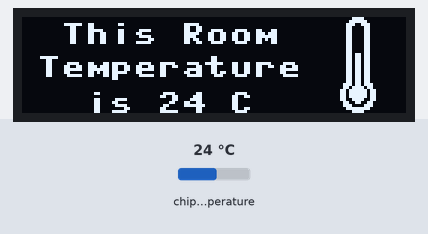
This program was run on a simulated Raspberry Pi Pico running MicroPython. Parts: 128×32 one-colour display. The inputs (shaded band) are chosen by the test bench; at power-on: chip temperature 24 °C. Library files of the repository ran but are not shown: ssd1306.py; what the program prints to the serial console is not drawn.

Above: at 1.2 s.
1.3 s: chip temperature set to 1 °C
At 3.3 s:
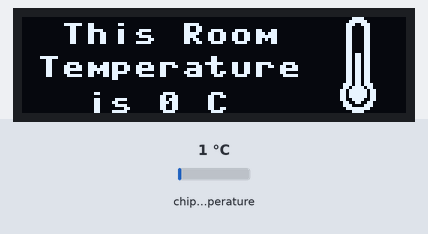
4.0 s: chip temperature set to 11 °C
At 5.4 s:
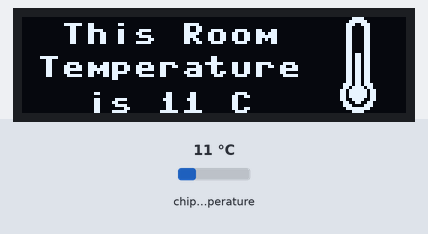
6.7 s: chip temperature set to 22 °C
At 9.4 s:
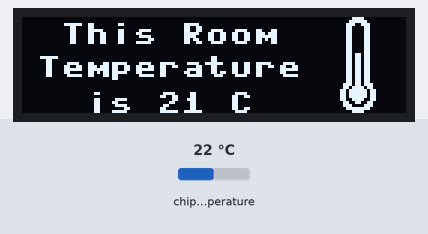
Timing chart, 0 to 10.9 s (numbered marks = the images above; inputs shaded):
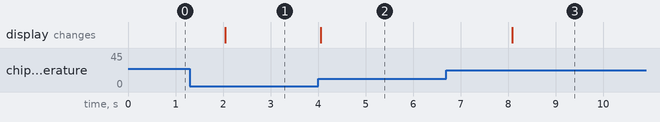

Measured:
- after the input at 1.3 s, the display: changes after 0.75 s (image 1)
- after the input at 4.0 s, the display: changes after 0.06 s (image 2)
- after the input at 6.7 s, the display: changes after 1.4 s (image 3)

The program:

main.py
```python
# Thermometer with Oled Display SSD1306
from machine import Pin, I2C, ADC
from ssd1306 import SSD1306_I2C
import framebuf
import utime

WIDTH  = 128                                            # oled display width
HEIGHT = 32                                             # oled display height

i2c = I2C(0)                                            # Init I2C using I2C0 defaults, SCL=Pin(GP9), SDA=Pin(GP8), freq=400000
print("I2C Address      : "+hex(i2c.scan()[0]).upper()) # Display device address
print("I2C Configuration: "+str(i2c))                   # Display I2C config


oled = SSD1306_I2C(WIDTH, HEIGHT, i2c)                  # Init oled display

# Thermometer logo as 32x32 bytearray
buffer = bytearray(b"\x00\x03\xc0\x00\x00\x07\xe0\x00\x00\x0e\x70\x00\x00\x0c\x30\x00\x00\x0c\x30\x00\x00\x0c\x30\x00\x00\x0c\x30\x00\x00\x0c\x30\x00\x00\x0c\x30\x00\x00\x0c\x30\x00\x00\x0c\x30\x00\x00\x0c\x30\x00\x00\x0d\xb0\x00\x00\x0d\xb0\x00\x00\x0d\xb0\x00\x00\x0d\xb0\x00\x00\x0d\xb0\x00\x00\x0d\xb0\x00\x00\x0d\xb0\x00\x00\x0d\xb0\x00\x00\x0d\xb0\x00\x00\x0d\xb0\x00\x00\x1d\xb8\x00\x00\x1b\xd8\x00\x00\x37\xec\x00\x00\x37\xec\x00\x00\x37\xec\x00\x00\x33\xcc\x00\x00\x19\x98\x00\x00\x1c\x38\x00\x00\x0f\xf0\x00\x00\x03\xc0\x00")

# Load the thermometer logo into the framebuffer (the image is 32x32)
fb = framebuf.FrameBuffer(buffer, 32, 32, framebuf.MONO_HLSB)

# Init internal temperature sensor
sensor_temp = ADC(4)

# Define the conversion factor
conversion_factor = 3.3 / (65535)

while True:

    # Read temperature from sensor
    reading = sensor_temp.read_u16() * conversion_factor
    temperature = 27 - (reading - 0.706) / 0.001721


    # Clear the oled display in case it has junk on it.
    oled.fill(0)

    # Blit the image from the framebuffer to the oled display
    oled.blit(fb, 96, 0)

    # Add text with temperature
    oled.text(" This Room",5,2)
    oled.text("Temperature",5,13)
    oled.text("  is " + str(int(temperature)) +  " C",5,25)


    # Update the oled display so the image & text is displayed
    oled.show()

    # Sleep 2 seconds before measure again
    utime.sleep(2)
```
